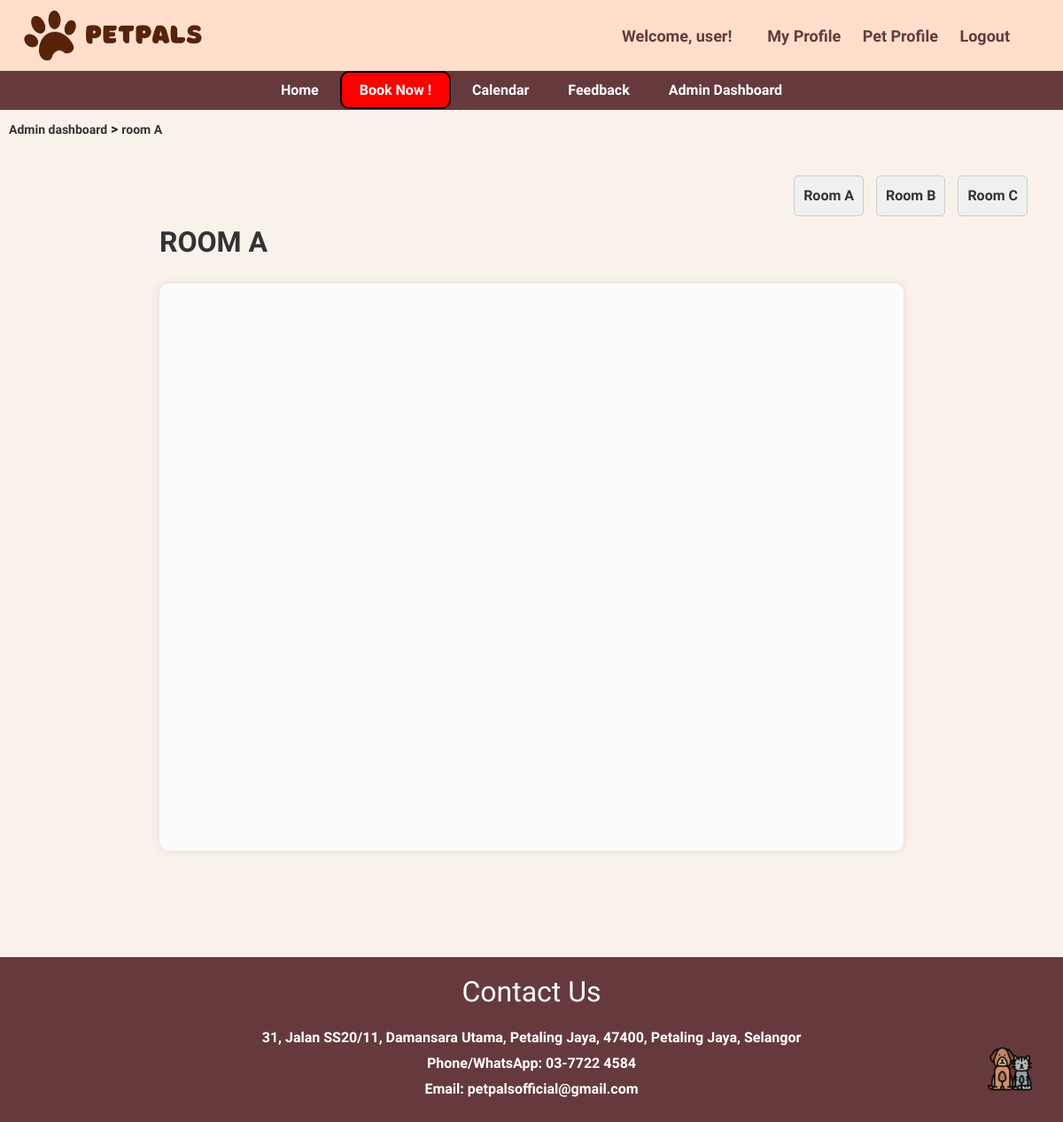
Before: /rooms/1/ (signed in) with the older database file.
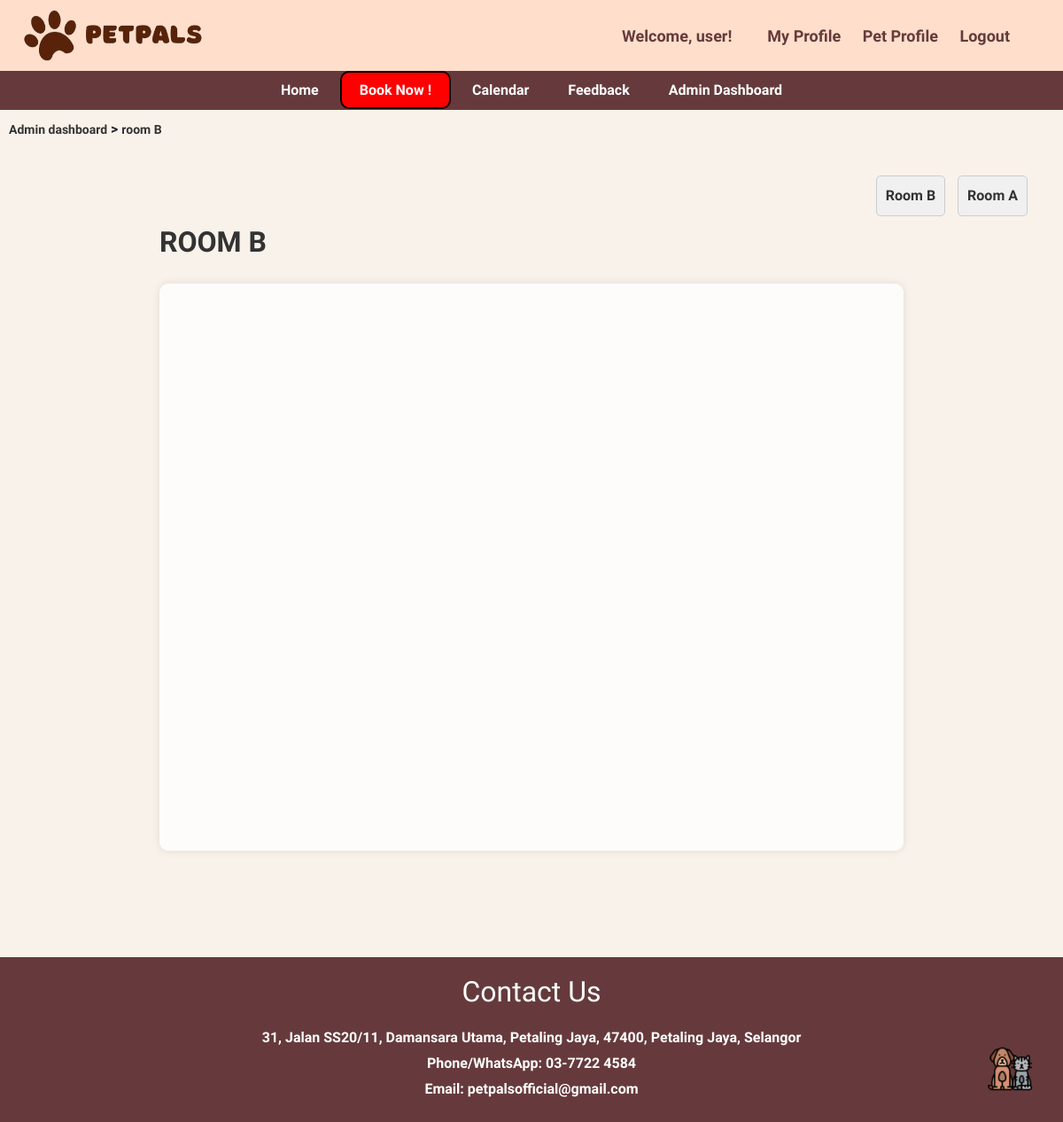
After: the same page with the newer database file.
### main/models.py (models this page shows, shortened)
class Room(models.Model):
    name = models.CharField(max_length=20)

### main/views.py (the view)
# urls.py: path('rooms/<int:room_id>/', views.room_detail, name='room_detail'),
def room_detail(request, room_id=None):
    room = get_object_or_404(Room, pk=room_id) if room_id else None
    rooms = Room.objects.all()
    context = {
        'room': room,
        'rooms': rooms,
    }
    return render(request, 'room_detail.html', context)

### main/templates/room_detail.html (shortened to what this page needs)
{% extends 'base.html' %}
{% block content %}
<div class="link">
    <a href="{% url 'admin_dashboard'  %}">Admin dashboard</a> >
    <a href="{% url 'room_detail' room.id %}">room {{ room.name }}</a>
</div>
<ul class="room-list">
    {% for room in rooms %}
        <li>
            <a href="{% url 'room_detail' room.id %}">Room {{ room.name }}</a>
        </li>
    {% endfor %}
</ul>
<h1 class="room-name">Room {{ room.name }}</h1>
<div id="calendar-container">
    <div id="calendar"></div>
</div>
<link href='https://cdn.jsdelivr.net/npm/fullcalendar@5.11.0/main.min.css' rel='stylesheet' />
{% endblock %}

Changed rows visible on the page:
removed Room: name "C"
changed Room (number 1 of 2 on the later page): name "A" → "B"
changed Room (number 2 of 2 on the later page): name "B" → "A"
